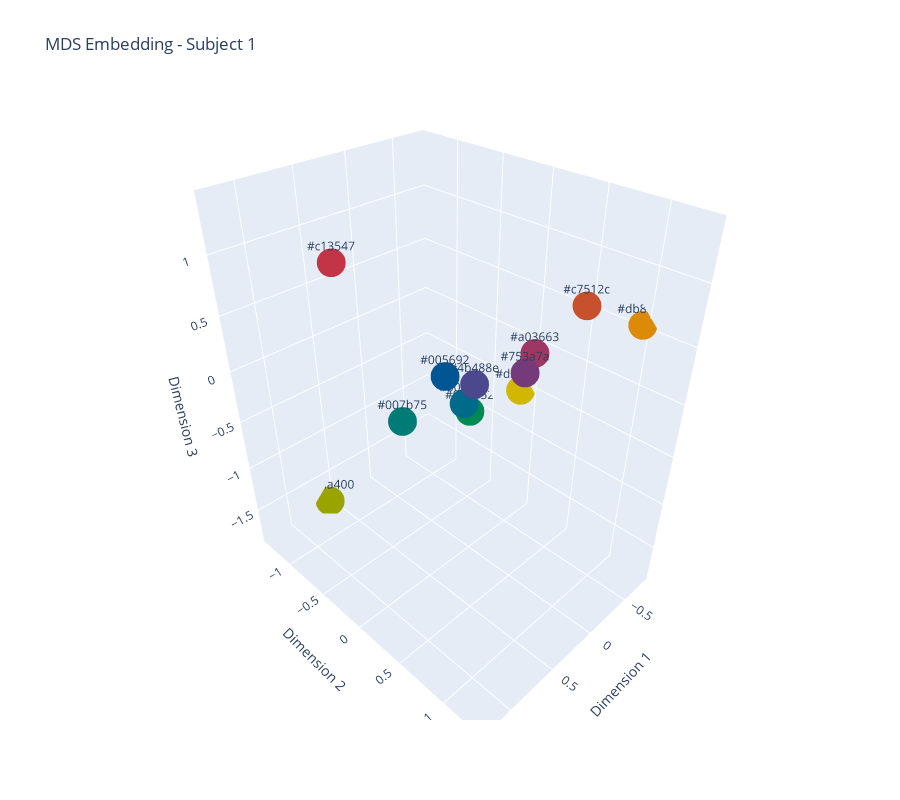
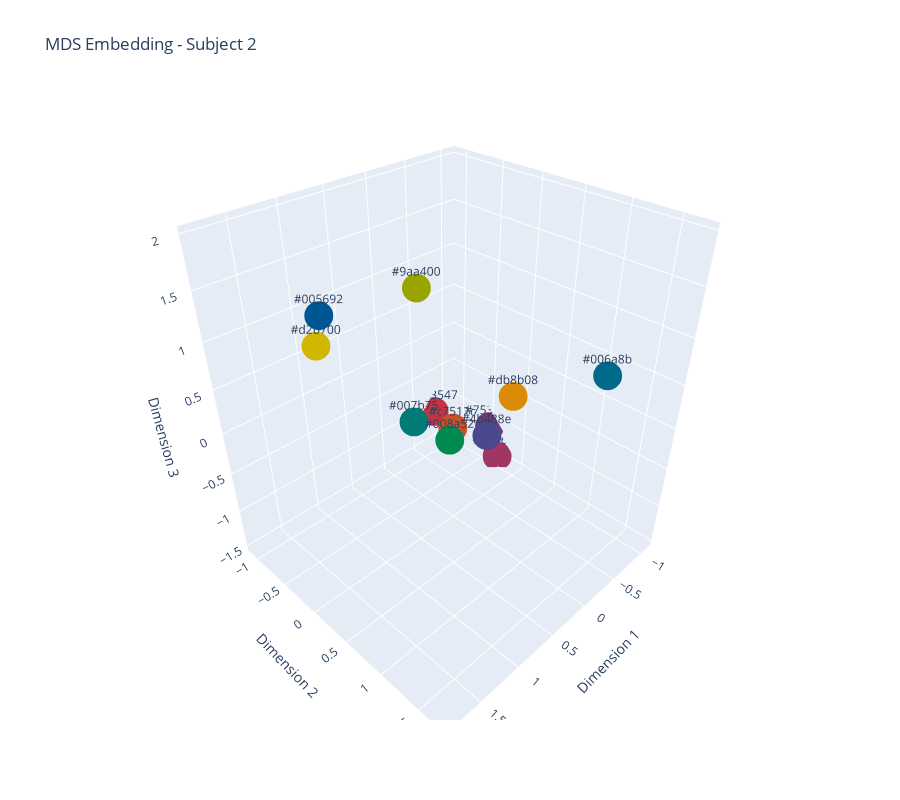

Notebook source saved alongside these figures, in order:
### Code cell
plot_3DMDS_overallPreference(value_mapped_sym_1, value_mapped_sym_2, value_mapped_raw_1, value_mapped_raw_2, unique_colours)

### Figure 1 — Plotly figure (JSON) as saved in the notebook; plotly's stock layout.template omitted (floating-point values rounded to 4 significant figures)
{"data": [{"marker": {"color": ["#d2b700", "#db8b08", "#c7512c", "#c13547", "#a03663", "#753a7a", "#4b488e", "#005692", "#006a8b", "#007b75", "#008a52", "#9aa400"], "size": 10}, "mode": "markers+text", "text": ["#d2b700", "#db8b08", "#c7512c", "#c13547", "#a03663", "#753a7a", "#4b488e", "#005692", "#006a8b", "#007b75", "#008a52", "#9aa400"], "textposition": "top center", "type": "scatter3d", "x": [-0.7663, -0.781, 0.4928, 1.25, -0.3557, 0.1225, 0.1094, 0.281, -0.168, -0.1397, -0.6348, 0.59], "y": [-0.1173, 0.9748, 1.316, 0.01127, 0.3287, 0.6224, 0.1268, -0.0227, -0.2473, -1.039, -0.616, -1.337], "z": [-0.5417, 0.5417, 1.292, 1.375, 0.2083, 0.375, 0.04167, 0.125, -0.4583, -1.042, -0.9583, -1.792]}], "layout": {"height": 800, "plot_bgcolor": "white", "scene": {"xaxis": {"title": {"text": "Dimension 1"}}, "yaxis": {"title": {"text": "Dimension 2"}}, "zaxis": {"title": {"text": "Dimension 3"}}}, "title": {"text": "MDS Embedding - Subject 1"}}}

### Figure 2 — Plotly figure (JSON) as saved in the notebook; plotly's stock layout.template omitted (floating-point values rounded to 4 significant figures)
{"data": [{"marker": {"color": ["#d2b700", "#db8b08", "#c7512c", "#c13547", "#a03663", "#753a7a", "#4b488e", "#005692", "#006a8b", "#007b75", "#008a52", "#9aa400"], "size": 10}, "mode": "markers+text", "text": ["#d2b700", "#db8b08", "#c7512c", "#c13547", "#a03663", "#753a7a", "#4b488e", "#005692", "#006a8b", "#007b75", "#008a52", "#9aa400"], "textposition": "top center", "type": "scatter3d", "x": [1.548, -0.0722, -0.5969, -0.7565, -1.048, -1.095, -0.6078, 1.844, 0.04256, -0.2036, -0.2512, 1.196], "y": [-0.01548, 0.7006, -0.6144, -1.097, -0.2937, -0.4765, -0.08302, 0.5134, 1.737, -0.8543, -0.3176, 0.8008], "z": [1.292, 0.375, -0.9583, -1.042, -1.458, -1.125, -0.7917, 1.875, 1.125, -0.7917, -0.7917, 1.958]}], "layout": {"height": 800, "plot_bgcolor": "white", "scene": {"xaxis": {"title": {"text": "Dimension 1"}}, "yaxis": {"title": {"text": "Dimension 2"}}, "zaxis": {"title": {"text": "Dimension 3"}}}, "title": {"text": "MDS Embedding - Subject 2"}}}
